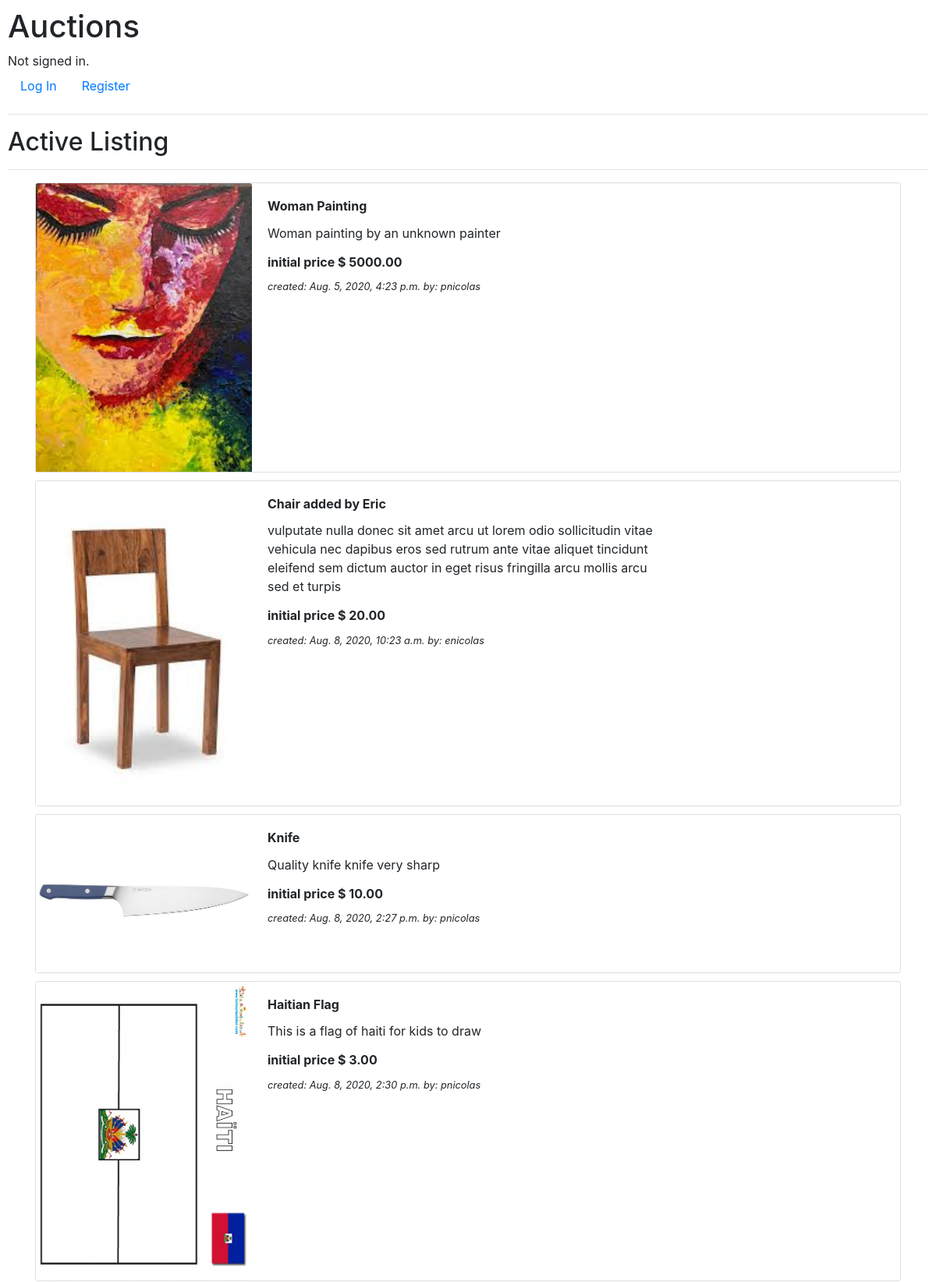
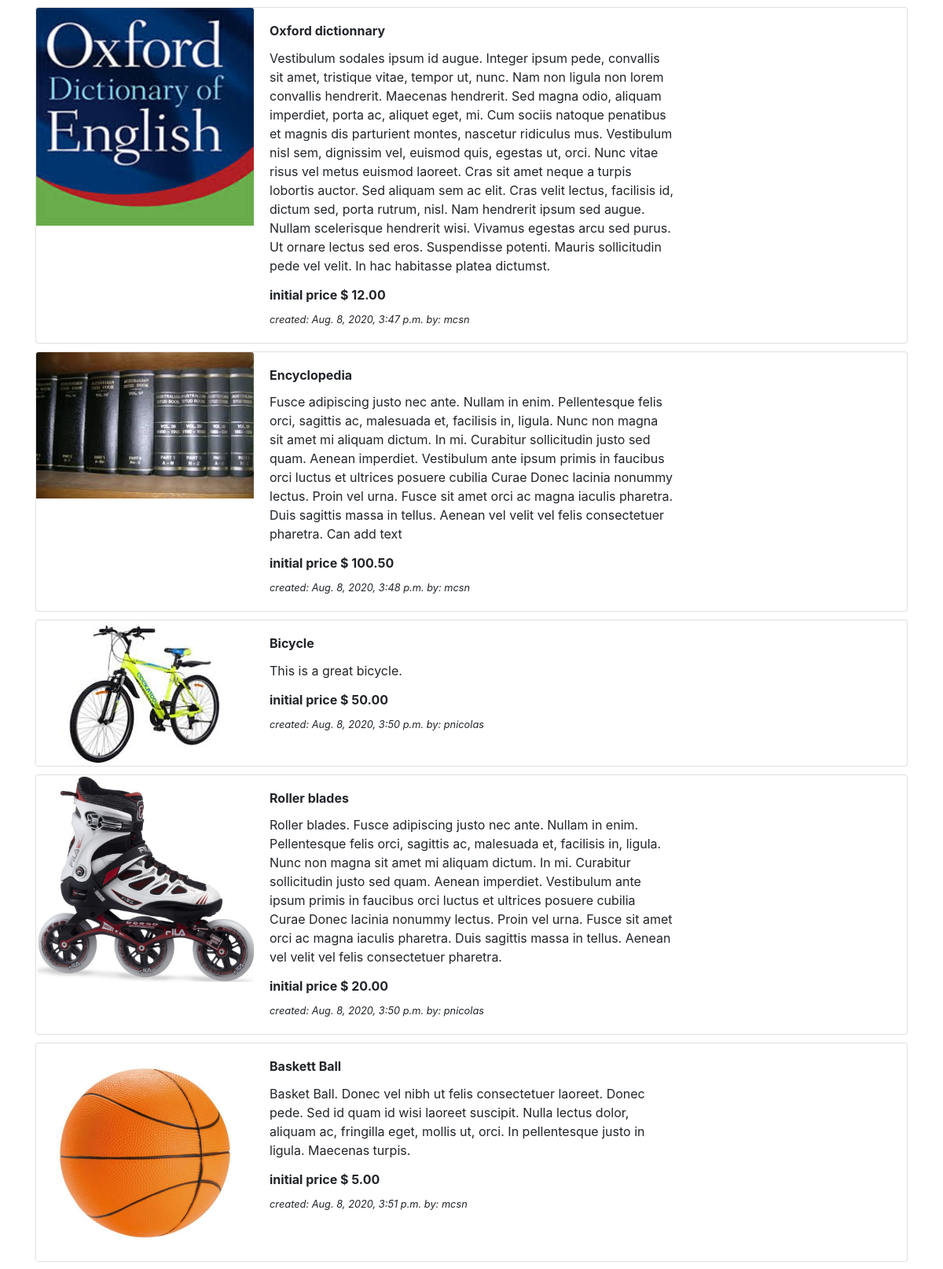
The page / (upper part) on the database its author committed (2 pictures, top to bottom).
### auctions/models.py (models this page shows, shortened)
class Listing(models.Model):
    title = models.CharField(max_length=64)
    listing_desc = models.TextField()
    listing_img = models.ImageField(upload_to='listing_images', default=None, blank=True, null=True)
    cat_id = models.ForeignKey(Category, default = 1, on_delete=models.CASCADE)
    starting_price = models.DecimalField(decimal_places=2, max_digits=10, default = 0)
    created_at = models.DateTimeField(auto_now_add=True)
    updated_at = models.DateTimeField(auto_now=True)
    listing_open = models.BooleanField(default=True)
    listing_owner = models.ForeignKey(User, null=True , on_delete=models.CASCADE, related_name='owner')
    listing_winner = models.ForeignKey(User, on_delete=models.CASCADE, blank=True, null=True, related_name='winner')
    listing_final_price = models.DecimalField(decimal_places=2, max_digits=10, default = 0)

class User(AbstractUser):
    pass

### auctions/views.py (the view)
# urls.py: path("", views.index, name="index"),
def index(request):
    if request.user.is_authenticated:
        listings = Listing.objects.all().filter(Q(listing_open=True) | Q(listing_winner=request.user))
    else:
        listings = Listing.objects.all().filter(Q(listing_open=True))
    return render(request, "auctions/index.html", {
       'listings' : listings,
    })

### auctions/templates/auctions/index.html (shortened to what this page needs)
{% extends "auctions/layout.html" %}
{% block body %}
    <h2>Active Listing</h2>
    <hr/>
    {% for listing in listings %}
    <div class="container bcontent">
        <div class="card" style="margin-bottom: 10px; width: 100%">
            <div class="row no-gutters">
                <div class="col-sm-9 col-md-3">
                    <img class="card-img-top" src="{{ listing.listing_img.url }}" alt="{{ listing.title }}">
                </div>
                <div class="col-sm-3 col-md-6 d-flex flex-column">
                    <div class="card-body ">
                        <h6 class="card-title font-weight-bold">
                            {{ listing.title }}
                        </h6>
                        <p class="card-text">{{ listing.listing_desc }}</p>
                        <h6 class="card-title font-weight-bold"><a>initial price $ {{ listing.starting_price}}</a></h6>
                        <p class="card-text small align-self-end" style="flex-direction: column;"><i>created: {{ listing.created_at }} by: {{ listing.listing_owner }}</i></p>
                    </div>
                </div>
            </div>
        </div>
    </div>
    {% endfor %}
{% endblock %}

### auctions/static/auctions/styles.css (style rules this page uses)
body { padding: 10px; }
.bcontent { margin-top: 10px; }

### rows shown on the page
Listing: listing_img (picture), title "Woman Painting", listing_desc "Woman painting by an unknown painter", starting_price "5000.00", created_at "Aug. 5, 2020, 4:23 p.m.", listing_owner "pnicolas"
Listing: listing_img (picture), title "Chair added by Eric", listing_desc "vulputate nulla donec sit amet arcu ut lorem odio sollicitudin vitae vehicula nec dapibus eros sed rutrum ante vitae aliquet tincidunt eleifend sem dictum auctor in eget risus fringilla arcu mollis arcu sed et turpis", starting_price "20.00", created_at "Aug. 8, 2020, 10:23 a.m.", listing_owner "enicolas"
Listing: listing_img (picture), title "Knife", listing_desc "Quality knife knife very sharp", starting_price "10.00", created_at "Aug. 8, 2020, 2:27 p.m.", listing_owner "pnicolas"
Listing: listing_img (picture), title "Haitian Flag", listing_desc "This is a flag of haiti for kids to draw", starting_price "3.00", created_at "Aug. 8, 2020, 2:30 p.m.", listing_owner "pnicolas"
Listing: listing_img (picture), title "Oxford dictionnary", listing_desc "Vestibulum sodales ipsum id augue. Integer ipsum pede, convallis sit amet, tristique vitae, tempor ut, nunc. Nam non ligula non lorem convallis hendrerit. Maecenas hendrerit. Sed magna odio, aliquam imperdiet, porta ac, aliquet eget, mi. Cum sociis natoque penatibus et magnis dis parturient montes, nascetur ridiculus mus. Vestibulum nisl sem, dignissim vel, euismod quis, egestas ut, orci. Nunc vitae risus vel metus euismod laoreet. Cras sit amet neque a turpis lobortis auctor. Sed aliquam sem ac elit. Cras velit lectus, facilisis id, dictum sed, porta rutrum, nisl. Nam hendrerit ipsum sed augue. Nullam scelerisque hendrerit wisi. Vivamus egestas arcu sed purus. Ut ornare lectus sed eros.…", starting_price "12.00", created_at "Aug. 8, 2020, 3:47 p.m.", listing_owner "mcsn"
Listing: listing_img (picture), title "Encyclopedia", listing_desc "Fusce adipiscing justo nec ante. Nullam in enim. Pellentesque felis orci, sagittis ac, malesuada et, facilisis in, ligula. Nunc non magna sit amet mi aliquam dictum. In mi. Curabitur sollicitudin justo sed quam. Aenean imperdiet. Vestibulum ante ipsum primis in faucibus orci luctus et ultrices posuere cubilia Curae Donec lacinia nonummy lectus. Proin vel urna. Fusce sit amet orci ac magna iaculis pharetra. Duis sagittis massa in tellus. Aenean vel velit vel felis consectetuer pharetra. Can add text", starting_price "100.50", created_at "Aug. 8, 2020, 3:48 p.m.", listing_owner "mcsn"
Listing: listing_img (picture), title "Bicycle", listing_desc "This is a great bicycle.", starting_price "50.00", created_at "Aug. 8, 2020, 3:50 p.m.", listing_owner "pnicolas"
Listing: listing_img (picture), title "Roller blades", listing_desc "Roller blades. Fusce adipiscing justo nec ante. Nullam in enim. Pellentesque felis orci, sagittis ac, malesuada et, facilisis in, ligula. Nunc non magna sit amet mi aliquam dictum. In mi. Curabitur sollicitudin justo sed quam. Aenean imperdiet. Vestibulum ante ipsum primis in faucibus orci luctus et ultrices posuere cubilia Curae Donec lacinia nonummy lectus. Proin vel urna. Fusce sit amet orci ac magna iaculis pharetra. Duis sagittis massa in tellus. Aenean vel velit vel felis consectetuer pharetra.", starting_price "20.00", created_at "Aug. 8, 2020, 3:50 p.m.", listing_owner "pnicolas"
Listing: listing_img (picture), title "Baskett Ball", listing_desc "Basket Ball. Donec vel nibh ut felis consectetuer laoreet. Donec pede. Sed id quam id wisi laoreet suscipit. Nulla lectus dolor, aliquam ac, fringilla eget, mollis ut, orci. In pellentesque justo in ligula. Maecenas turpis.", starting_price "5.00", created_at "Aug. 8, 2020, 3:51 p.m.", listing_owner "mcsn"
